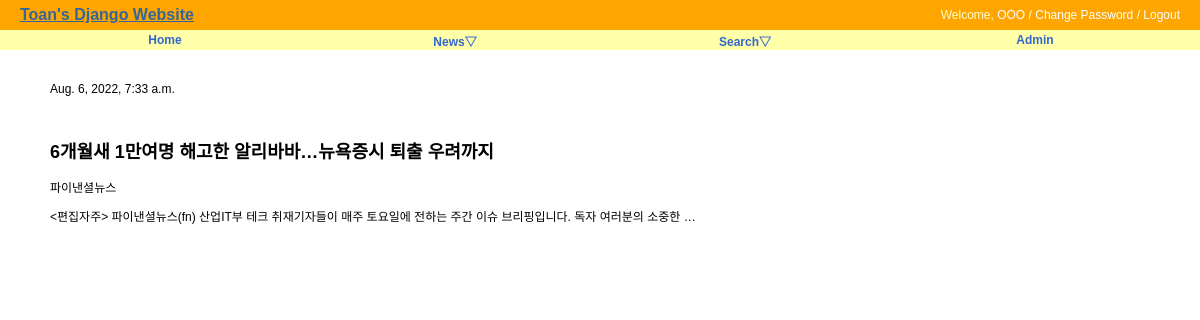
The app's page /news/news/1690 with its own data.
### news/models.py (models this page shows, shortened)
class New(models.Model):
    title = models.CharField('TITLE', max_length=300, help_text='news title')
    writer = models.CharField('WRITER', max_length=100, help_text='publisher')
    preview = models.TextField('PREVIEW', unique=True)
    published_date = models.DateTimeField(default=timezone.now)
    class Meta:
        verbose_name = 'new'
        verbose_name_plural = 'news'
        db_table = 'news_new'
        ordering = ('-published_date',)

### news/views.py (the view)
# urls.py: path('news/<str:pk>', NewsDV.as_view(), name='news_detail'),
class NewsDV(DetailView):
    model = New

### news/templates/news/new_detail.html (shortened to what this page needs)
{% extends "base.html" %}
{% block content %}
<div id="content">
    <p>{{ new.published_date }}</p><br/>
    <h2> {{ object.title }}</h2>
    <p>{{ new.writer }}</p>
    <p>{{ new.preview }}</p>
</div>
{% endblock %}

### static/css/base.css (style rules this page uses)
body { font-family: "Lucida Grande", Verdana, Arial, sans-serif; font-size: 12px; }
div#content { position: absolute; top: 70px; left: 50px; right: 50px; }

### records on screen
New: published_date "Aug. 6, 2022, 7:33 a.m.", title "6개월새 1만여명 해고한 알리바바…뉴욕증시 퇴출 우려까지", writer "파이낸셜뉴스", preview "<편집자주> 파이낸셜뉴스(fn) 산업IT부 테크 취재기자들이 매주 토요일에 전하는 주간 이슈 브리핑입니다. 독자 여러분의 소중한 …"
